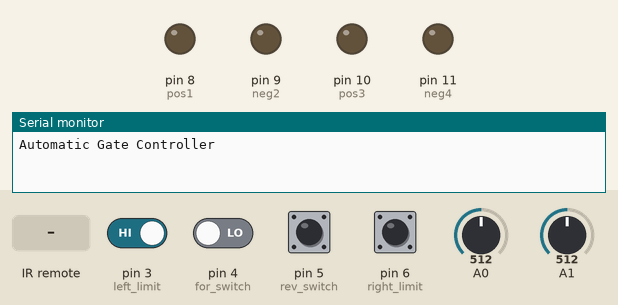
A sketch run on a simulated Arduino Uno, built with avr-gcc and run on an emulated ATmega328P. Parts: output pins drawn as LEDs (lit = HIGH), the last lines printed to the serial monitor. Inputs (shaded band) come from the test bench; at power-on: pin 3 (left_limit), pin 6 (right_limit) HIGH, pin 4 (for_switch), pin 5 (rev_switch) LOW, A0 = 512, A1 = 512.

Above: at 1.2 s.
1.3 s: pin 3 (left_limit) driven LOW and pin 4 (for_switch) driven HIGH
At 2.2 s:
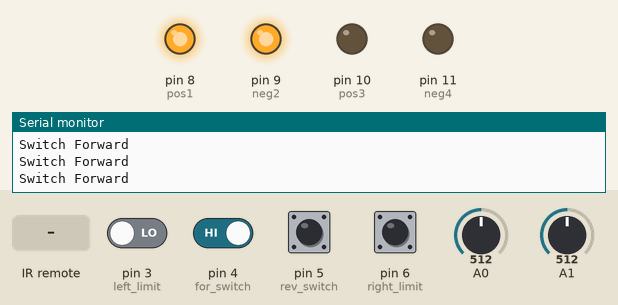
4.7 s: pin 3 (left_limit) driven HIGH
At 5.4 s:
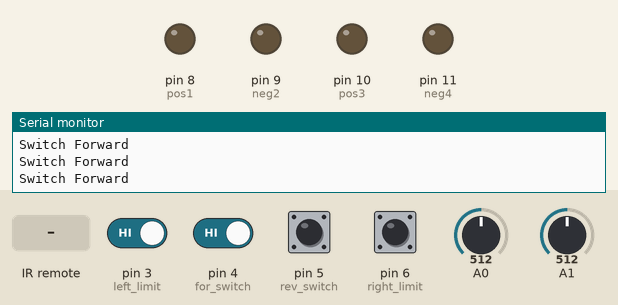
6.2 s: pin 3 (left_limit) driven LOW
At 7.1 s:
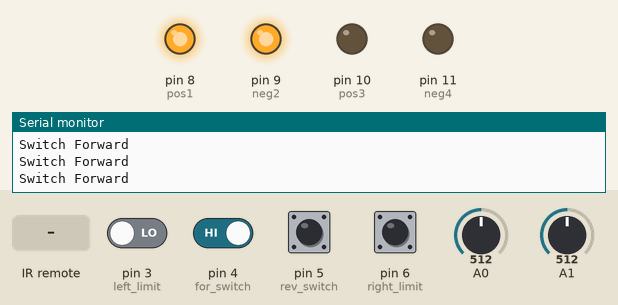
9.2 s: pin 4 (for_switch) driven LOW
At 9.5 s:
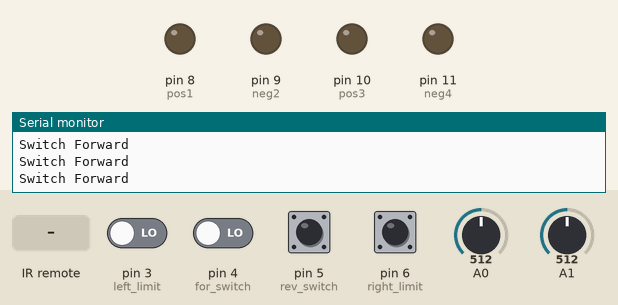
10.7 s: infrared code 0x91E184 received
At 11.3 s:
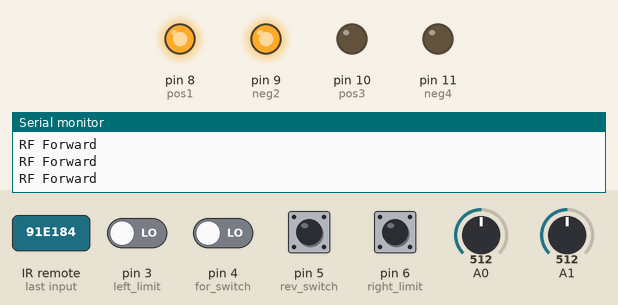
Timing chart, 0 to 13.7 s (numbered marks = the images above; inputs shaded):
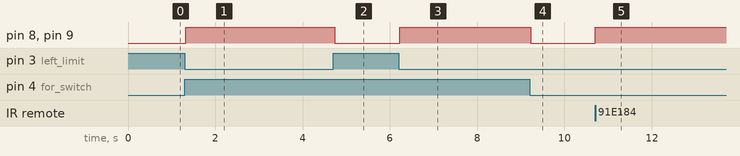

Measured:
- after the input at 1.3 s, pin 8 (pos1), pin 9 (neg2): LOW → HIGH at once
- after the input at 4.7 s, pin 8 (pos1), pin 9 (neg2): HIGH → LOW at once
- after the input at 6.2 s, pin 8 (pos1), pin 9 (neg2): LOW → HIGH at once
- after the input at 9.2 s, pin 8 (pos1), pin 9 (neg2): HIGH → LOW at once
- after the input at 10.7 s, pin 8 (pos1), pin 9 (neg2): LOW → HIGH at once

The sketch:

automatic-gate-slider.ino
```cpp
 #include <RCSwitch.h>

RCSwitch mySwitch = RCSwitch();

// Input Output Definitions

// relay pins
int pos1 = 8;
int neg2 = 9;
int pos3 = 10;
int neg4 = 11;

// pwm pins
//int for_pin = 10;
//int rev_pin = 11;

// limit switches
int left_limit = 3;
int right_limit = 6;

// manual control switches
int for_switch = 4;
int rev_switch = 5;

// Variable Definitions

// State
int button_press = 3;
int state = 0;

// Switch states
int left_limit_state = 0;
int right_limit_state = 0;
int for_switch_state = 0;
int rev_switch_state = 0;

// Voltage and Current
float curr_read = 0;
float volt_read = 0;
int count = 0;
const int total_count = 100;
const float curr_thres = 5;
const float  volt_thres = 10;

void setup() {
  pinMode(pos1, OUTPUT);
  pinMode(neg2, OUTPUT);
  pinMode(pos3, OUTPUT);
  pinMode(neg4, OUTPUT);
//  pinMode(for_pin, OUTPUT);
//  pinMode(rev_pin, OUTPUT);
  pinMode(left_limit, INPUT);
  pinMode(right_limit, INPUT);
  pinMode(for_switch, INPUT);
  pinMode(rev_switch, INPUT);
  mySwitch.enableReceive(0);
  Serial.begin(9600);
  Serial.println("Automatic Gate Controller");
}

void loop() {
  left_limit_state = digitalRead(left_limit);
  right_limit_state = digitalRead(right_limit);
  for_switch_state = digitalRead(for_switch);
  rev_switch_state = digitalRead(rev_switch);

  curr_read = curr_mes();
  volt_read = volt_mes();

  if(curr_read > curr_thres){
    count = count + 1;
  }
  else if(curr_read < curr_thres){
    count = 0;
  }

  // get RC value and change button state accordingly
  if(mySwitch.available()) {
    if(mySwitch.getReceivedValue() == 9499268 || mySwitch.getReceivedValue() == 9560452 || mySwitch.getReceivedValue() == 16146052 ||  mySwitch.getReceivedValue() == 16693380){
      if(button_press != 2){
        button_press = 1; //open gate
      }
    }
    if(mySwitch.getReceivedValue() == 9560450 || mySwitch.getReceivedValue() == 9499266 || mySwitch.getReceivedValue() == 16146050 || mySwitch.getReceivedValue() == 16693378){
      if(button_press != 1){
        button_press = 2; //close gate
      }
    }
    if(mySwitch.getReceivedValue() == 9499265 || mySwitch.getReceivedValue() == 9560449 || mySwitch.getReceivedValue() == 16146049 || mySwitch.getReceivedValue() ==  16693377){
      button_press = 3; //stop
    }
    mySwitch.resetAvailable();
  }

  // State machine
  if(button_press == 1 && left_limit_state == 0 && count < total_count && volt_read >= volt_thres){ //remote button press for forward
      Serial.println("RF Forward");
      forward();
  }
  else if(button_press == 2 && right_limit_state == 0 && count < total_count && volt_read >= volt_thres){ //remote button press for reverse
      Serial.println("RF Reverse");
      reverse();
  }
  else if(for_switch_state == 1 && left_limit_state == 0 && count < total_count && volt_read >= volt_thres){ //wired button press for forward
      Serial.println("Switch Forward");
      forward();
  }
  else if(rev_switch_state == 1 && right_limit_state == 0 && count < total_count && volt_read >= volt_thres){ //wired button press for reverse
    Serial.println("Switch Reverse");
    reverse();
  }
  else if(button_press == 2 && left_limit_state == 1 && count >= total_count){ //gate opening locked scenario
    button_press = 3;
    off();
    delay(200);
    forward();
    delay(100);
    off();
  }
  else if(button_press == 3 || left_limit_state == 1 || right_limit_state == 1 || for_switch_state == 0 || rev_switch_state == 0 || count > total_count || volt_read <= volt_thres){//all cases for stop
    button_press = 3;
    off();
  }
}


// functions to control gate motor

void forward(){
  digitalWrite(pos1, HIGH);
  digitalWrite(pos3, LOW);
  digitalWrite(neg2, HIGH);
  digitalWrite(neg4, LOW);
//  digitalWrite(for_pin, HIGH);
//  digitalWrite(rev_pin, LOW);
}

void reverse(){
  digitalWrite(pos3, HIGH);
  digitalWrite(pos1, LOW);
  digitalWrite(neg4, HIGH);
  digitalWrite(neg2, LOW);
//  digitalWrite(for_pin, LOW);
//  digitalWrite(rev_pin, HIGH);
}

void off(){
  digitalWrite(pos3, LOW);
  digitalWrite(pos1, LOW);
  digitalWrite(neg4, LOW);
  digitalWrite(neg2, LOW);
//  digitalWrite(for_pin, LOW);
//  digitalWrite(rev_pin, LOW);
}

// functions to measure current and voltage

float curr_mes(){
  float average = 0;
  for(int i = 0; i < 10; i++) {
    average = average + abs(analogRead(A0)-512)*0.0722;
    delay(1);
  }
  average = average / 10;
  return average;
}

float volt_mes(){
  float average = 0;
  for(int i = 0; i < 10; i++){
    average = average + (0.028*analogRead(A1));
    delay(1);
  }
  average = average / 10;
  return average;
}
```
